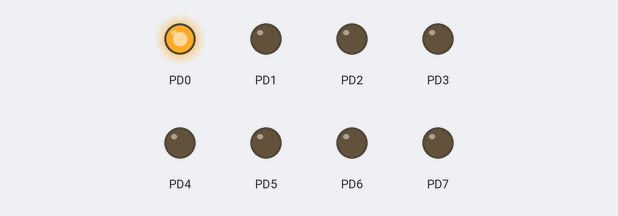
This program was run on a simulated ATmega32, built with avr-gcc and emulated at 8 MHz. Parts: output pins drawn as LEDs (lit = HIGH).

Above: at 0.02 s.
At 0.42 s:
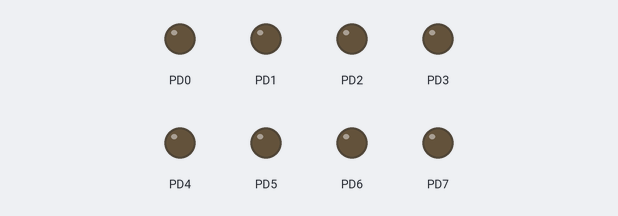
At 0.72 s:
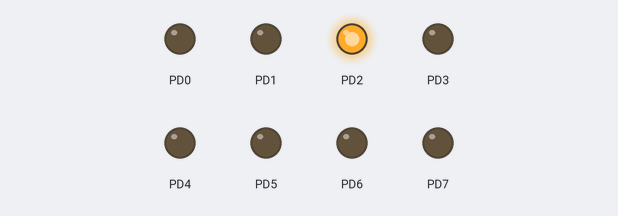
At 1.47 s:
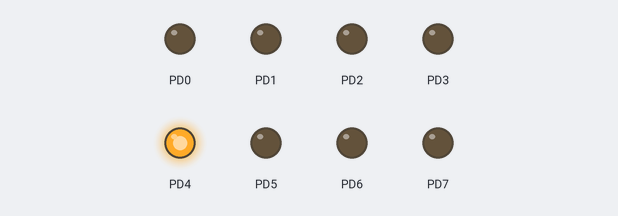
At 2.22 s:
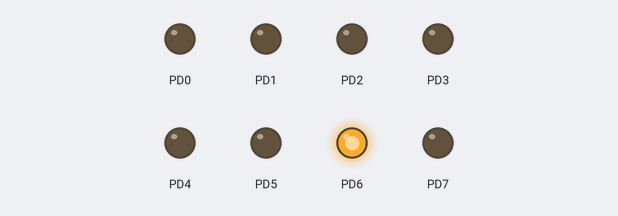
At 2.92 s:
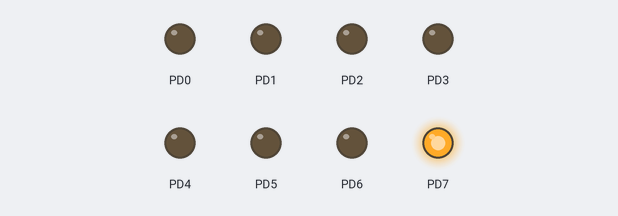
Timing chart, 0 to 3.2 s (numbered marks = the images above):
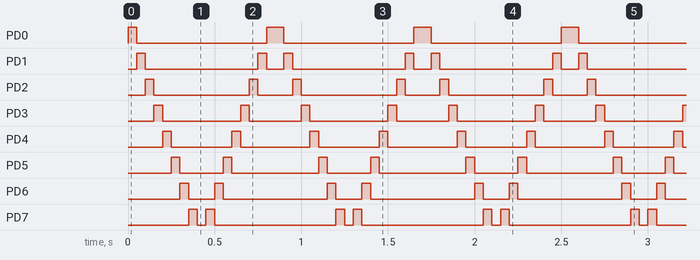

Measured:
- by itself, PD0: alternates HIGH for 0.10 s and LOW for 0.75 s
- by itself, PD1: repeats every 0.85 s: LOW 0.65 s, HIGH 0.05 s, LOW 0.10 s, HIGH 0.05 s
- by itself, PD2: repeats every 0.85 s: LOW 0.55 s, HIGH 0.05 s, LOW 0.20 s, HIGH 0.05 s
- by itself, PD3: repeats every 0.85 s: LOW 0.45 s, HIGH 0.05 s, LOW 0.30 s, HIGH 0.05 s
- by itself, PD4: alternates HIGH for 0.05 s and LOW for 0.35 s
- by itself, PD5: repeats every 0.85 s: LOW 0.25 s, HIGH 0.05 s, LOW 0.50 s, HIGH 0.05 s
- by itself, PD6: repeats every 0.85 s: LOW 0.15 s, HIGH 0.05 s, LOW 0.60 s, HIGH 0.05 s
- by itself, PD7: repeats every 0.85 s: LOW 0.05 s, HIGH 0.05 s, LOW 0.70 s, HIGH 0.05 s

The program:

main.c
```c
#define F_CPU 8000000UL

#include <avr/io.h>
#include <util/delay.h>


int main(void)
{
	DDRD = 0xff;
	int p,q;
	     while (1)
    {

			for( p=0;p<=7;p++)
			{
				PORTD |= (1 << p);
				_delay_ms(50);
				PORTD &=~ (1<<p);
				}

			for ( q=p; q>=0; q--)
			{
				PORTD |= (1<<q);
				_delay_ms(50);
				PORTD &=~ (1<<q);
			}

    }

}
```
